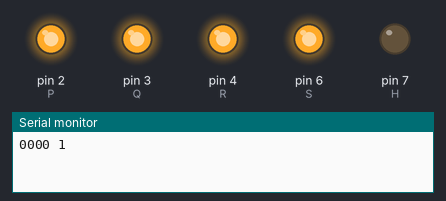
Bench run of a program on a simulated Arduino Uno, built with avr-gcc and run on an emulated ATmega328P. Parts: output pins drawn as LEDs (lit = HIGH), the last lines printed to the serial monitor.

Above: at 0.2 s.
At 1.2 s:
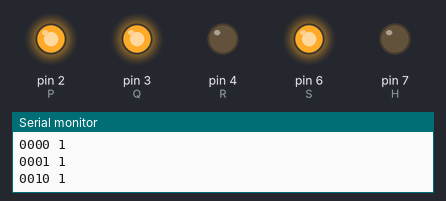
At 2.2 s:
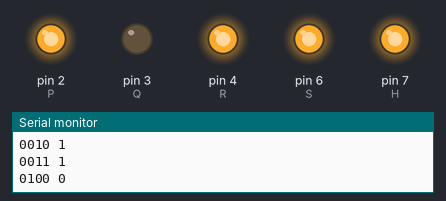
At 4.7 s:
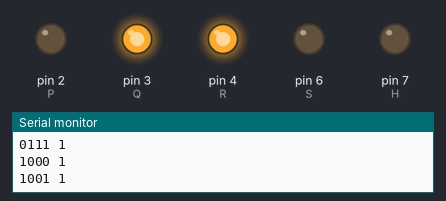
At 7.2 s:
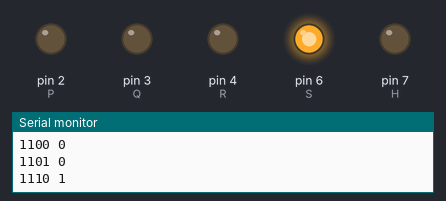
At 9.7 s:
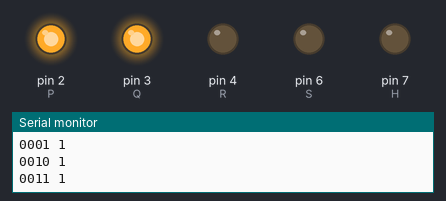
Timing chart, 0 to 10.4 s (numbered marks = the images above):
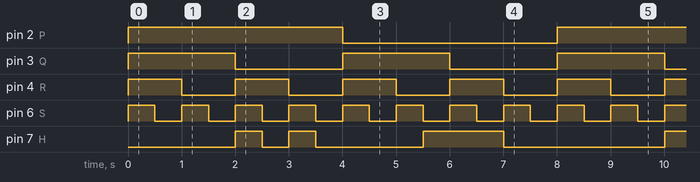

Measured:
- by itself, pin 2 (P): alternates HIGH for 4.0 s and LOW for 4.0 s
- by itself, pin 3 (Q): alternates HIGH for 2.0 s and LOW for 2.0 s
- by itself, pin 4 (R): alternates HIGH for 1.0 s and LOW for 1.0 s
- by itself, pin 6 (S): alternates HIGH for 0.50 s and LOW for 0.50 s
- by itself, pin 7 (H): repeats every 8.0 s: LOW 0.50 s, HIGH 0.50 s, LOW 2.0 s, HIGH 1.5 s, LOW 3.0 s, HIGH 0.50 s

The program:

main.cpp
```cpp
//Code written on January 16, 2022
// by Tadipatri Uday Kiran Reddy

#include <Arduino.h>

// Two input NAND
unsigned char NAND(unsigned char A, unsigned char B){
    return ~(A&B);
}

// NOT from NAND
unsigned char NOT(unsigned char A){
    return NAND(A, A);
}

// Two input AND using NAND
unsigned char AND(unsigned char A, unsigned char B){
    return NOT(NAND(A, B));
}

// Two input OR using NAND
unsigned char OR(unsigned char A, unsigned char B){
    return NAND(NOT(A), NOT(B));
}

// Two input XOR using NAND
unsigned char XOR(unsigned char A, unsigned char B){
    return NAND(NAND(NOT(A), B), NAND(A, NOT(B)));
}

// This function is a counter
void increment(unsigned char * input, unsigned char* output)
{
    unsigned char P, Q, R, S;

    P = input[0];
    Q = input[1];
    R = input[2];
    S = input[3];

    // output[0] = (~P&Q&R&S)|(P&~Q)|(P&~R)|(P&~S);
    // output[1] = (~Q&R&S)|(Q&~R)|(Q&~S);
    // output[2] = R^S;
    // output[3] = ~S;
    output[0] = XOR(P, AND(AND(Q, R), S));
    output[1] = XOR(Q, AND(R, S));
    output[2] = XOR(R, S);
    output[3] = NOT(S);

}

// This function implements logic
void LOGIC(unsigned char * input, unsigned char* stream)
{
    unsigned char P, Q, R, S;

    P = input[0];
    Q = input[1];
    R = input[2];
    S = input[3];

    // *stream = (P&Q&R)|(~Q&~R)|(~Q&~S)|(~P&S);
    *stream = OR(OR(AND(AND(P, Q), R), AND(NOT(Q), NAND(R, S))), AND(NOT(P), S));

}

int P = 2;
int Q = 3;
int R = 4;
int S = 6;
int H = 7;

unsigned char  prev_state[4];
unsigned char next_state[4];
unsigned char stream;
unsigned char one = 0x01;


void setup(){
	Serial.begin(9600);
    prev_state[0] = 0x00;
    prev_state[1] = 0x00;
    prev_state[2] = 0x00;
    prev_state[3] = 0x00;

    pinMode(P, OUTPUT);
    pinMode(Q, OUTPUT);
    pinMode(R, OUTPUT);
    pinMode(S, OUTPUT);
    pinMode(H, OUTPUT);

}

void loop(){
    LOGIC(prev_state, &stream);

    Serial.print(one&prev_state[0]);
    Serial.print(one&prev_state[1]);
    Serial.print(one&prev_state[2]);
    Serial.print(one&prev_state[3]);
    Serial.print(" ");
    Serial.println(one&stream);

    if (one&prev_state[0])
	    digitalWrite(P, LOW);
	else
		digitalWrite(P, HIGH);

	if (one&prev_state[1])
	    digitalWrite(Q, LOW);
	else
		digitalWrite(Q, HIGH);
	if (one&prev_state[2])
	    digitalWrite(R, LOW);
	else
		digitalWrite(R, HIGH);
	if (one&prev_state[3])
	    digitalWrite(S, LOW);
	else
		digitalWrite(S, HIGH);
	if (one&stream)
	    digitalWrite(H, LOW);
	else
		digitalWrite(H, HIGH);

    increment(prev_state, next_state);

    // Delay for simulating clock
    delay(500);

    prev_state[0] = next_state[0];
    prev_state[1] = next_state[1];
    prev_state[2] = next_state[2];
    prev_state[3] = next_state[3];
}
```
